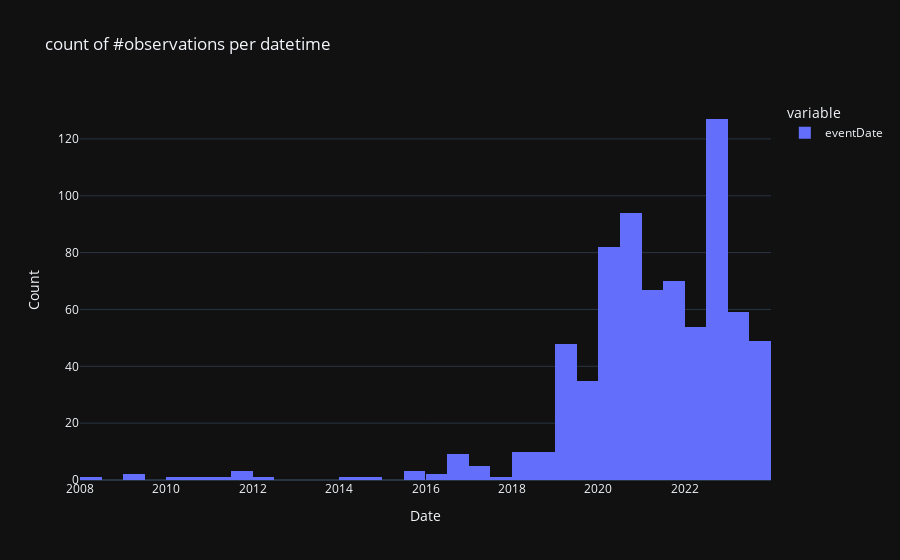

Source (notebook cell):
### Markdown cell above
<div class="alert alert-warning">
<b>[Question 1.3] New features </b>  <br>
What features have you added? If a particular manipulation has been applied, please explain.
</div> 

<br><font size=7 color=#009999> <b>PART 2 - DATA VISUALIZATION</b> </font> <br><br>

Now that we are done with handling and preprocessing the data, we will further dig into the dataset to see what it actually contains.

<br><font size=5 color=#009999> <b>PART 2.1 - DATASET EXPLORATION</b> </font> <br><br>

Bringing an **understanding of data** to data scientists **is crucial**. Visualizing the distributions of each feature generally provides a good insight into how that data is distributed. 

There exists plenty of ways for visualizing large amount of data. Indeed, data visualization is a whole branch of data science which aims to make accessible the ways to view and understand data.

Hopefully, there also exists many amazing tools that allow you to plot data efficiently. We provide you with two simple examples of those (note that we sometimes subsample the dataset to avoid plots with a too large amount of points, which can be slow on some computers).

### Code cell
"""
CELL N°7: OBSERVATIONS PER DATETIME
"""

fig = df.sample(frac=0.01, random_state=1234)["eventDate"].hist(
    backend="plotly", title="count of #observations per datetime"
)

fig.update_layout(
    xaxis_title="Date",
    yaxis_title="Count",
)

### Figure 1 — Plotly figure (JSON) as saved in the notebook; plotly's stock layout.template omitted (floating-point values rounded to 4 significant figures; data arrays with more than 128 entries replaced by an {"elided": "..."} marker saying what was removed)
{"data": [{"alignmentgroup": "True", "bingroup": "x", "hovertemplate": "variable=eventDate<br>value=%{x}<br>count=%{y}<extra></extra>", "legendgroup": "eventDate", "marker": {"color": "#636efa", "pattern": {"shape": ""}}, "name": "eventDate", "offsetgroup": "eventDate", "orientation": "v", "showlegend": true, "x": {"elided": "737 str values"}, "xaxis": "x", "yaxis": "y", "type": "histogram"}], "layout": {"xaxis": {"anchor": "y", "domain": [0.0, 1.0], "title": {"text": "Date"}}, "yaxis": {"anchor": "x", "domain": [0.0, 1.0], "title": {"text": "Count"}}, "legend": {"title": {"text": "variable"}, "tracegroupgap": 0}, "title": {"text": "count of #observations per datetime"}, "barmode": "relative"}}
